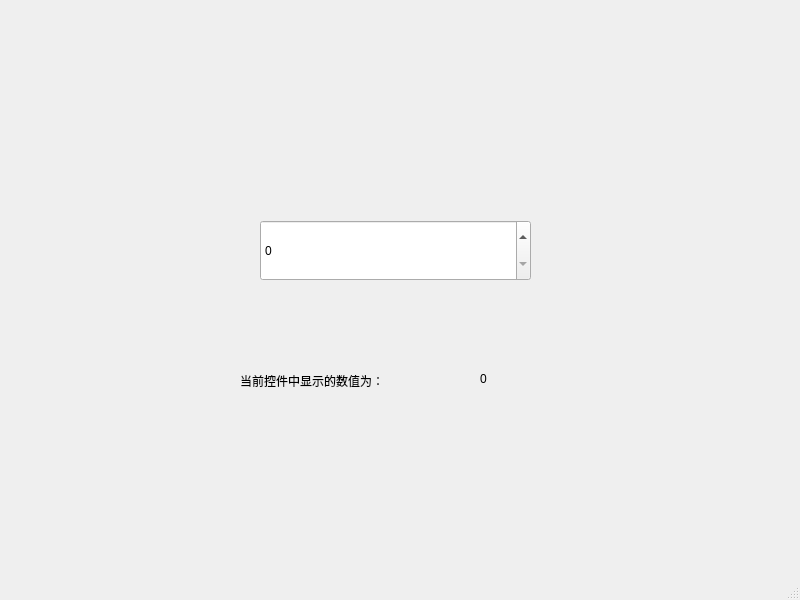
<?xml version="1.0" encoding="UTF-8"?>
<ui version="4.0">
 <class>MainWindow</class>
 <widget class="QMainWindow" name="MainWindow">
  <property name="geometry">
   <rect>
    <x>0</x>
    <y>0</y>
    <width>800</width>
    <height>600</height>
   </rect>
  </property>
  <property name="windowTitle">
   <string>MainWindow</string>
  </property>
  <widget class="QWidget" name="centralwidget">
   <widget class="QLabel" name="label">
    <property name="geometry">
     <rect>
      <x>240</x>
      <y>350</y>
      <width>201</width>
      <height>61</height>
     </rect>
    </property>
    <property name="text">
     <string>当前控件中显示的数值为：</string>
    </property>
   </widget>
   <widget class="QLabel" name="label_2">
    <property name="geometry">
     <rect>
      <x>480</x>
      <y>370</y>
      <width>81</width>
      <height>18</height>
     </rect>
    </property>
    <property name="text">
     <string>0</string>
    </property>
   </widget>
   <widget class="QSpinBox" name="spinBox">
    <property name="geometry">
     <rect>
      <x>260</x>
      <y>220</y>
      <width>271</width>
      <height>61</height>
     </rect>
    </property>
   </widget>
  </widget>
  <widget class="QMenuBar" name="menubar">
   <property name="geometry">
    <rect>
     <x>0</x>
     <y>0</y>
     <width>800</width>
     <height>30</height>
    </rect>
   </property>
  </widget>
  <widget class="QStatusBar" name="statusbar"/>
 </widget>
 <resources/>
 <connections/>
</ui>
